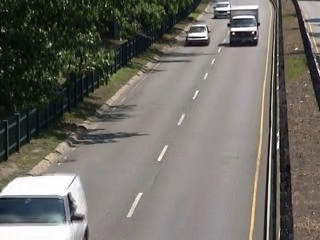
#> input picture frame 170 of highway.mp4, 320 x 240 px
$ jupyter execute MLSP_Lab4.ipynb
#> lines starting #> are read from the running program, lines starting #| are printed output that depends on the picture
[cell 1]
# from google.colab.patches import cv2_imshow
import cv2

[cell 2]
# Initialize video capture
cap = cv2.VideoCapture("highway.mp4")

[cell 3]
frame_width = int(cap.get(cv2.CAP_PROP_FRAME_WIDTH))
frame_height = int(cap.get(cv2.CAP_PROP_FRAME_HEIGHT))

[cell 4]
output_video = cv2.VideoWriter('output.mp4', cv2.VideoWriter_fourcc(*'mp4v'), 30, (frame_width, frame_height))

[cell 5]
ret, previous_frame = cap.read()
#> previous_frame is the input picture: shape (240, 320, 3); mean B, G, R 102, 108.4, 110.7

[cell 6]
while True:
    # Read the next frame
    ret, frame = cap.read()
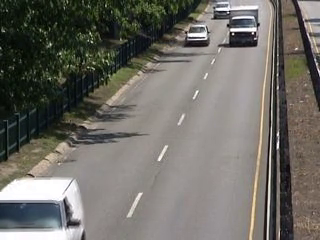
#> input picture frame 171 of highway.mp4, 320 x 240 px
#> frame is the input picture: shape (240, 320, 3); mean B, G, R 101.7, 108, 110.4

    # Check if the frame was successfully read
    if not ret:
        break

    # Convert frames to grayscale
    current_frame = cv2.cvtColor(frame, cv2.COLOR_BGR2GRAY)
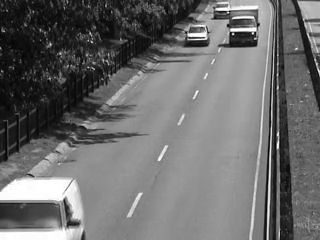
#> current_frame: shape (240, 320); min 0, max 255, mean 108
    previous_frame_gray = cv2.cvtColor(previous_frame, cv2.COLOR_BGR2GRAY)
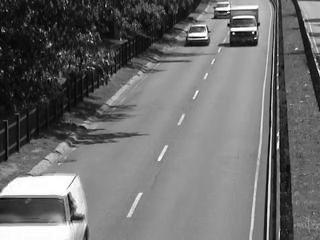
#> previous_frame_gray: shape (240, 320); min 0, max 255, mean 108.3

    # Compute the absolute difference between the current and previous frames
    frame_diff = cv2.absdiff(current_frame, previous_frame_gray)
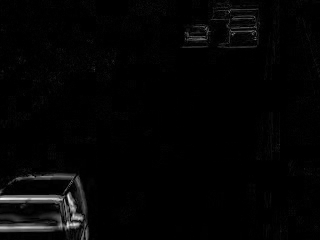
#> frame_diff: shape (240, 320); min 0, max 248, mean 4.6

    # Write the processed frame to the output video
    output_video.write(frame_diff)

    # Display the processed frame
    cv2.imshow('Result',frame_diff)
#     cv2_imshow(frame_diff)

    # Update the previous frame
    previous_frame = frame.copy()

    # Check for key press
    if cv2.waitKey(30) & 0xFF == ord('q'):
#> (key q is pressed here)
        break

# Release video capture and output video writer
cap.release()
output_video.release()

# Close all OpenCV windows
cv2.destroyAllWindows()

$ run again, starting later in the video
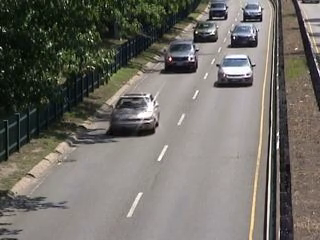
#> input picture frame 765 of highway.mp4, 320 x 240 px
#> previous_frame is the input picture: shape (240, 320, 3); mean B, G, R 102.6, 108.9, 111.9
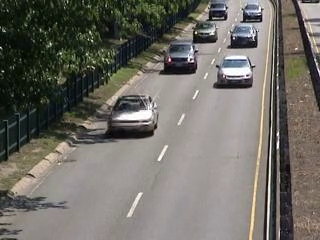
#> input picture frame 766 of highway.mp4, 320 x 240 px
#> frame is the input picture: shape (240, 320, 3); mean B, G, R 102.2, 108.8, 111.7
#> `frame_diff = cv2.absdiff(current_frame, previous_frame_gray)`:
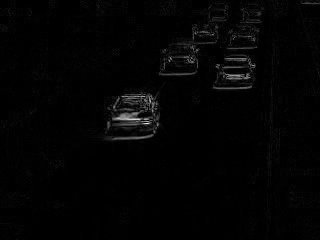
#> frame_diff: shape (240, 320); min 0, max 239, mean 3.7

$ run again, starting later in the video
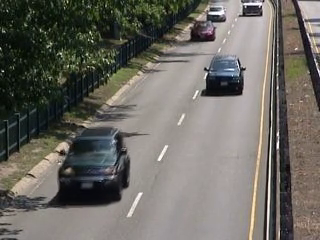
#> input picture frame 1360 of highway.mp4, 320 x 240 px
#> previous_frame is the input picture: shape (240, 320, 3); mean B, G, R 98.7, 105.2, 108
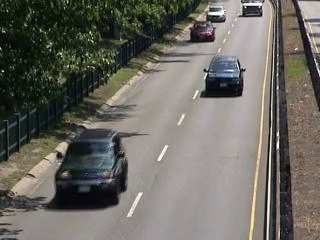
#> input picture frame 1361 of highway.mp4, 320 x 240 px
#> frame is the input picture: shape (240, 320, 3); mean B, G, R 98.1, 104.8, 107.3
#> `frame_diff = cv2.absdiff(current_frame, previous_frame_gray)`:
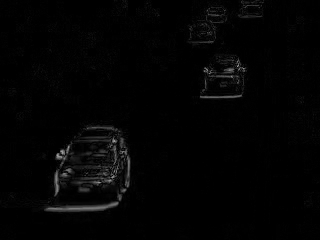
#> frame_diff: shape (240, 320); min 0, max 163, mean 3.5
